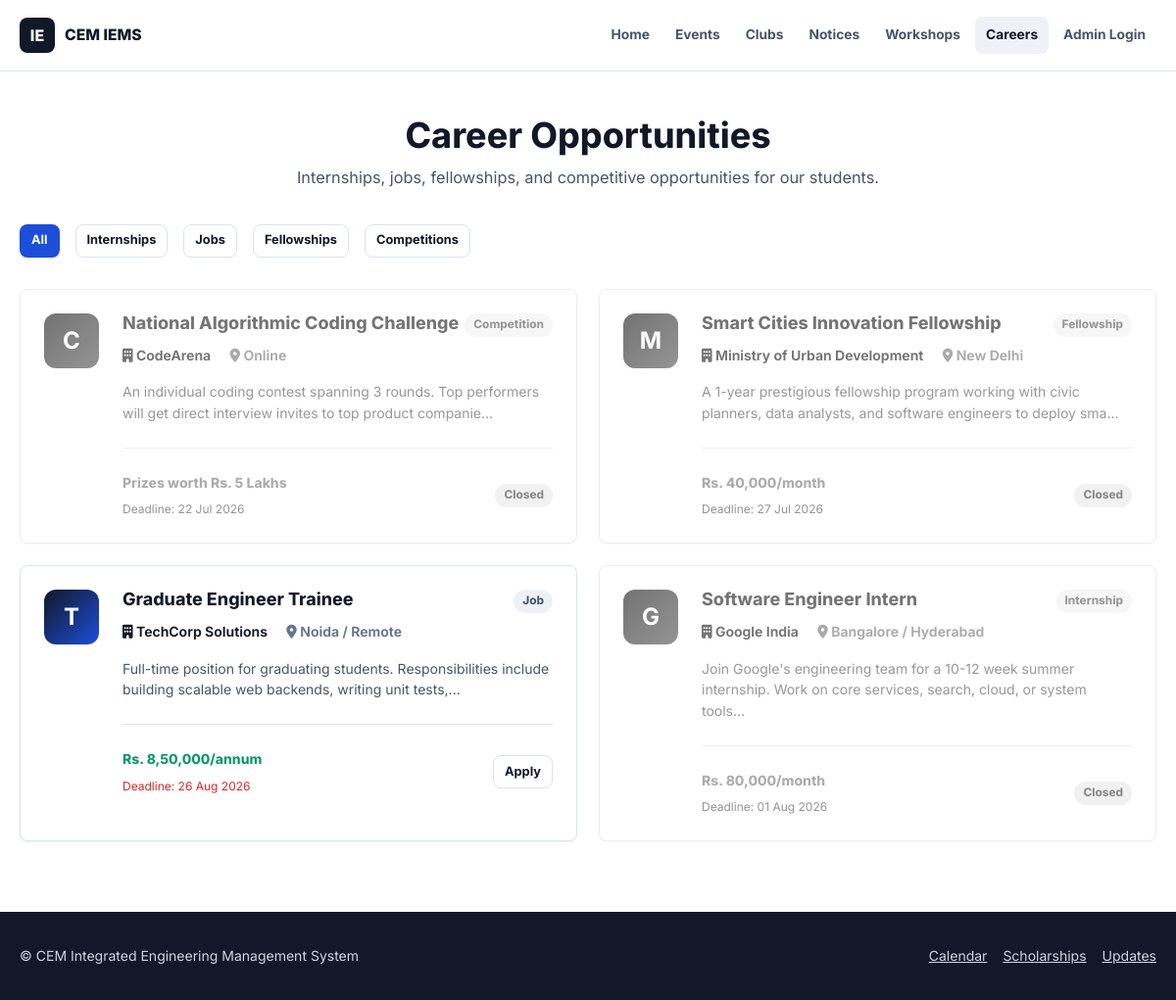
The page /opportunities on the database its author committed.
### models/opportunity.py (models this page shows, shortened)
class Opportunity(db.Model):
    __tablename__ = 'opportunities'
    id = db.Column(db.Integer, primary_key=True)
    title = db.Column(db.String(200), nullable=False)
    company = db.Column(db.String(100))
    type = db.Column(db.String(50), default='internship')  # internship, job, fellowship, competition
    description = db.Column(db.Text)
    deadline = db.Column(db.Date)
    application_link = db.Column(db.String(500))
    stipend = db.Column(db.String(100))  # e.g. 'Rs. 15,000/month'
    location = db.Column(db.String(100))
    created_at = db.Column(db.DateTime, default=datetime.utcnow)
    @property
    def type_display(self):
        return {
            'internship': 'Internship',
            'job': 'Job',
            'fellowship': 'Fellowship',
            'competition': 'Competition'
        }.get(self.type, self.type.title())
    @property
    def is_active(self):
        if self.deadline:
            return self.deadline >= datetime.utcnow().date()
        return True

### routes/public.py (the view)
@public_bp.route('/opportunities')
def opportunities():
    opp_type = request.args.get('type', '')
    query = Opportunity.query
    if opp_type:
        query = query.filter_by(type=opp_type)
    opportunities = query.order_by(Opportunity.created_at.desc()).all()
    return render_template('public/opportunities.html', opportunities=opportunities, opp_type=opp_type)

### templates/public/opportunities.html (shortened to what this page needs)
{% extends "base.html" %}
{% block content %}
<section class="section bg-white">
    <div class="container">
        <div class="section-header">
            <h2>Career Opportunities</h2>
            <p>Internships, jobs, fellowships, and competitive opportunities for our students.</p>
        </div>
        <div class="mb-4 d-flex gap-2">
            <a href="{{ url_for('public.opportunities') }}" class="btn {% if not opp_type %}btn-primary{% else %}btn-secondary{% endif %} btn-sm">All</a>
            <a href="{{ url_for('public.opportunities', type='internship') }}" class="btn {% if opp_type == 'internship' %}btn-primary{% else %}btn-secondary{% endif %} btn-sm">Internships</a>
            <a href="{{ url_for('public.opportunities', type='job') }}" class="btn {% if opp_type == 'job' %}btn-primary{% else %}btn-secondary{% endif %} btn-sm">Jobs</a>
            <a href="{{ url_for('public.opportunities', type='fellowship') }}" class="btn {% if opp_type == 'fellowship' %}btn-primary{% else %}btn-secondary{% endif %} btn-sm">Fellowships</a>
            <a href="{{ url_for('public.opportunities', type='competition') }}" class="btn {% if opp_type == 'competition' %}btn-primary{% else %}btn-secondary{% endif %} btn-sm">Competitions</a>
        </div>
        <div class="cards-grid" style="grid-template-columns: repeat(auto-fill, minmax(400px, 1fr));">
            {% for opp in opportunities %}
            <div class="card card-hover d-flex gap-3" style="{% if not opp.is_active %}opacity: 0.6; filter: grayscale(1);{% endif %}">
                <div style="width: 56px; height: 56px; border-radius: 12px; background: linear-gradient(135deg, var(--primary), var(--accent-blue)); color: white; display: flex; align-items: center; justify-content: center; font-size: 1.5rem; font-weight: bold; flex-shrink: 0;">
                    {{ opp.company[0].upper() if opp.company else opp.title[0].upper() }}
                </div>
                <div style="flex: 1;">
                    <div class="d-flex justify-between align-start mb-1">
                        <h4 class="m-0 text-lg">{{ opp.title }}</h4>
                        <div class="badge badge-secondary text-xs">{{ opp.type_display }}</div>
                    </div>
                    <p class="text-sm fw-medium text-primary mb-2"><i class="fa-solid fa-building"></i> {{ opp.company }} {% if opp.location %}<span class="text-muted ml-2"><i class="fa-solid fa-location-dot"></i> {{ opp.location }}</span>{% endif %}</p>
                    <p class="text-sm text-secondary mb-3">{{ opp.description[:120] }}...</p>
                    <div class="d-flex justify-between align-center mt-auto border-top pt-3">
                        <div>
                            {% if opp.stipend %}
                            <div class="text-sm fw-bold text-success">{{ opp.stipend }}</div>
                            {% endif %}
                            <div class="text-xs text-danger {% if opp.stipend %}mt-1{% endif %}">Deadline: {{ opp.deadline.strftime('%d %b %Y') if opp.deadline else 'Open' }}</div>
                        </div>
                        {% if opp.is_active %}
                        <a href="{{ url_for('registration.register', item_type='opportunity', item_id=opp.id) }}" class="btn btn-outline btn-sm">Apply</a>
                        {% elif not opp.is_active %}
                        <span class="badge badge-danger">Closed</span>
                        {% endif %}
                    </div>
                </div>
            </div>
            {% else %}
            <div class="col-span-full p-5 text-center text-muted card bg-light border-0">
                No opportunities available at the moment.
            </div>
            {% endfor %}
        </div>
    </div>
</section>
{% endblock %}

### static/css/main.css (style rules this page uses)
:root { --primary: #111827; --primary-soft: #243041; --accent-blue: #1d4ed8; --accent-blue-light: #dbeafe; --accent-teal: #0f766e; --accent-teal-light: #ccfbf1; --accent-amber: #b45309; --bg: #f6f8fb; --surface: #ffffff; --surface-muted: #f1f5f9; --border: #dbe3ef; --border-strong: #cbd5e1; --text-primary: #111827; --text-secondary: #475569; --text-muted: #64748b; --danger: #dc2626; --warning: #d97706; --success: #059669; --info: #0284c7; --space-xs: 4px; --space-sm: 8px; --space-md: 16px; --space-lg: 24px; --space-xl: 32px; --space-2xl: 48px; --space-3xl: 64px; --radius-sm: 6px; --radius-md: 8px; --radius-lg: 8px; --shadow-sm: 0 1px 2px rgba(15, 23, 42, 0.06); --shadow-md: 0 10px 24px rgba(15, 23, 42, 0.08); --shadow-lg: 0 24px 56px rgba(15, 23, 42, 0.14); --transition-fast: 150ms ease; --transition: 220ms ease; }
* { box-sizing: border-box; margin: 0; padding: 0; }
html { scroll-behavior: smooth; }
body { min-height: 100vh; font-family: "Inter", system-ui, -apple-system, BlinkMacSystemFont, "Segoe UI", sans-serif; background: var(--bg); color: var(--text-primary); line-height: 1.55; -webkit-font-smoothing: antialiased; text-rendering: optimizeLegibility; }
a { color: var(--accent-blue); }
h1, h2, h3, h4, h5, h6 { color: var(--primary); font-weight: 750; line-height: 1.15; }
p { color: var(--text-secondary); }
.container { width: min(1180px, calc(100% - 40px)); margin: 0 auto; }
.section { padding: 72px 0; }
.bg-white { background: var(--surface); }
.section-header { max-width: 760px; margin: 0 auto 34px; text-align: center; }
.section-header h2 { font-size: clamp(1.85rem, 3vw, 2.55rem); margin-bottom: 10px; }
.section-header p { font-size: 1.02rem; }
.d-flex { display: flex; }
.align-center { align-items: center; }
.align-start { align-items: flex-start; }
.justify-between { justify-content: space-between; }
.gap-2 { gap: var(--space-md); }
.gap-3 { gap: var(--space-lg); }
.text-xs { font-size: 0.75rem; }
.text-sm { font-size: 0.875rem; }
.text-lg { font-size: 1.125rem; }
.text-muted { color: var(--text-muted); }
.text-secondary { color: var(--text-secondary); }
.text-primary { color: var(--text-primary); }
.text-success { color: var(--success); }
.text-danger { color: var(--danger); }
.fw-bold { font-weight: 750; }
.fw-medium { font-weight: 650; }
.m-0 { margin: 0; }
.mt-1 { margin-top: var(--space-sm); }
.mb-1 { margin-bottom: var(--space-sm); }
.mb-2 { margin-bottom: var(--space-md); }
.mb-3 { margin-bottom: var(--space-lg); }
.mb-4 { margin-bottom: var(--space-xl); }
.ml-2 { margin-left: var(--space-md); }
.pt-3 { padding-top: var(--space-lg); }
.border-top { border-top: 1px solid var(--border); }
.btn { min-height: 40px; padding: 10px 16px; border: 1px solid transparent; border-radius: var(--radius-md); display: inline-flex; align-items: center; justify-content: center; gap: 8px; color: inherit; text-decoration: none; font-family: inherit; font-size: 0.92rem; font-weight: 700; line-height: 1; white-space: nowrap; cursor: pointer; transition: transform var(--transition-fast), box-shadow var(--transition-fast), background var(--transition-fast), color var(--transition-fast), border-color var(--transition-fast); }
.btn-sm { min-height: 34px; padding: 8px 11px; font-size: 0.8rem; }
.btn-primary { background: var(--accent-blue); color: #fff; box-shadow: var(--shadow-sm); }
.btn-secondary, .btn-outline { background: #fff; color: var(--primary); border-color: var(--border); }
.card, .admin-table-card { background: var(--surface); border: 1px solid var(--border); border-radius: var(--radius-lg); box-shadow: var(--shadow-sm); }
.card { padding: 24px; }
.card-hover { transition: transform var(--transition), box-shadow var(--transition), border-color var(--transition); }
.badge { display: inline-flex; align-items: center; gap: 6px; min-height: 24px; padding: 4px 9px; border-radius: 999px; font-size: 0.74rem; font-weight: 750; line-height: 1; white-space: nowrap; }
.badge-danger { background: #fee2e2; color: #b91c1c; }
.badge-secondary { background: #eef2f7; color: #475569; }
.cards-grid { display: grid; grid-template-columns: repeat(3, minmax(0, 1fr)); gap: 22px; }

### static/css/public.css (style rules this page uses)
main > .section:first-child { padding-top: 118px; }

### rows shown on the page
Opportunity: company "C", title "National Algorithmic Coding Challenge", type_display "Competition", company "CodeArena", location "Online", description "An individual coding contest spanning 3 rounds. Top performers will get direct interview invites to top product companie", stipend "Prizes worth Rs. 5 Lakhs", deadline "22 Jul 2026", shows "Closed"
Opportunity: company "M", title "Smart Cities Innovation Fellowship", type_display "Fellowship", company "Ministry of Urban Development", location "New Delhi", description "A 1-year prestigious fellowship program working with civic planners, data analysts, and software engineers to deploy sma", stipend "Rs. 40,000/month", deadline "27 Jul 2026", shows "Closed"
Opportunity: company "T", title "Graduate Engineer Trainee", type_display "Job", company "TechCorp Solutions", location "Noida / Remote", description "Full-time position for graduating students. Responsibilities include building scalable web backends, writing unit tests,", stipend "Rs. 8,50,000/annum", deadline "26 Aug 2026"
Opportunity: company "G", title "Software Engineer Intern", type_display "Internship", company "Google India", location "Bangalore / Hyderabad", description "Join Google's engineering team for a 10-12 week summer internship. Work on core services, search, cloud, or system tools", stipend "Rs. 80,000/month", deadline "01 Aug 2026", shows "Closed"

### other values the page prints
{{ config.COLLEGE_SHORT }} "CEM"
